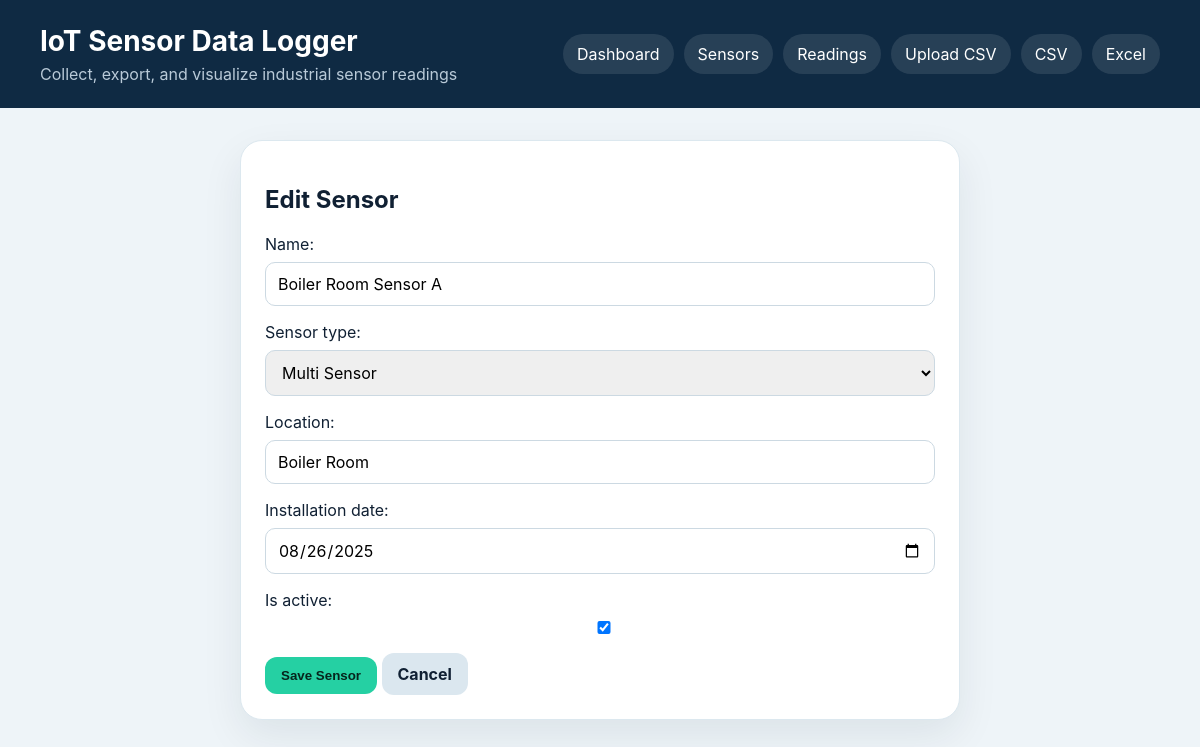
Screenshot of /sensors/1/edit/ with the database file from the repository.
### sensors/models.py (models this page shows, shortened)
class Sensor(models.Model):
    SENSOR_TYPES = [
        ('temperature', 'Temperature'),
        ('humidity', 'Humidity'),
        ('pressure', 'Pressure'),
        ('multi', 'Multi Sensor'),
    ]
    name = models.CharField(max_length=120, unique=True)
    sensor_type = models.CharField(max_length=30, choices=SENSOR_TYPES, default='multi')
    location = models.CharField(max_length=160)
    installation_date = models.DateField()
    is_active = models.BooleanField(default=True)
    class Meta:
        ordering = ['name']

### sensors/views.py (the view)
# urls.py: path('sensors/<int:pk>/edit/', views.sensor_update, name='sensor_update'),
def sensor_update(request, pk):
    form = SensorForm(request.POST or None, instance=get_object_or_404(Sensor, pk=pk))
    if request.method == 'POST' and form.is_valid():
        form.save()
        messages.success(request, 'Sensor updated successfully.')
        return redirect('sensors:sensor_list')
    return render(request, 'sensors/sensor_form.html', {'form': form, 'title': 'Edit Sensor'})

### sensors/forms.py
class SensorForm(forms.ModelForm):
    class Meta:
        model = Sensor
        fields = ['name', 'sensor_type', 'location', 'installation_date', 'is_active']
        widgets = {'installation_date': forms.DateInput(attrs={'type': 'date'})}

### templates/sensors/sensor_form.html
{% extends 'base.html' %}
{% block content %}
<section class="form-card"><h2>{{ title }}</h2><form method="post">{% csrf_token %}{{ form.as_p }}<button class="button primary" type="submit">Save Sensor</button> <a class="button" href="{% url 'sensors:sensor_list' %}">Cancel</a></form></section>
{% endblock %}

### static/css/styles.css (style rules this page uses)
* { box-sizing:border-box }
body { margin:0;font-family:Inter,Arial,sans-serif;background:#eef4f8;color:#102033 }
a { color:#1167b1;text-decoration:none }
.button { display:inline-flex;align-items:center;justify-content:center;border:0;border-radius:12px;background:#dbe7ef;color:#102033;padding:11px 16px;font-weight:700;cursor:pointer }
.button.primary { background:#25d0a3;color:#06251d }
.stat-card,.panel,.form-card { background:white;border-radius:22px;padding:24px;box-shadow:0 16px 40px rgba(16,32,51,.08);border:1px solid #dce8ef }
.form-card { max-width:720px;margin:0 auto }
form p { display:grid;gap:8px }
input,select,textarea { width:100%;padding:11px 12px;border-radius:10px;border:1px solid #ccd9e2;font:inherit }

### rows the page displays
Sensor: name "Boiler Room Sensor A", sensor_type "Multi Sensor", location "Boiler Room", installation_date "08/26/2025", is_active "☑"

### other values shown
{{ title }} "Edit Sensor"
